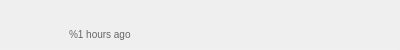
<?xml version="1.0" encoding="UTF-8"?>
<ui version="4.0">
 <class>RecentFile</class>
 <widget class="QWidget" name="RecentFile">
  <property name="geometry">
   <rect>
    <x>0</x>
    <y>0</y>
    <width>400</width>
    <height>50</height>
   </rect>
  </property>
  <property name="minimumSize">
   <size>
    <width>400</width>
    <height>50</height>
   </size>
  </property>
  <property name="maximumSize">
   <size>
    <width>400</width>
    <height>50</height>
   </size>
  </property>
  <property name="windowTitle">
   <string/>
  </property>
  <property name="styleSheet">
   <string notr="true">#RecentFile
{
border: 0px;
}

#wText
{
border-bottom: 2px solid rgb(241, 240, 240);
}

#s1, #v
{
	border-bottom: 2px solid rgb(241, 240, 240);
}

#s2
{
	border-bottom: 2px solid rgb(241, 240, 240);
}

#pArrow
{
border: 0px;
}

#lFileType
{
padding-left: 10px;
border: 0px;
border-bottom: 2px solid rgb(241, 240, 240);
}

#lTime
{
color: rgb(102, 102, 102);
font-size: 10px;
}

#lFileName
{
color: rgb(51, 51, 51);
font-size: 11px;
}</string>
  </property>
  <layout class="QHBoxLayout" name="horizontalLayout">
   <property name="spacing">
    <number>0</number>
   </property>
   <property name="leftMargin">
    <number>0</number>
   </property>
   <property name="topMargin">
    <number>0</number>
   </property>
   <property name="rightMargin">
    <number>0</number>
   </property>
   <property name="bottomMargin">
    <number>0</number>
   </property>
   <item>
    <widget class="QLabel" name="lFileType">
     <property name="minimumSize">
      <size>
       <width>60</width>
       <height>50</height>
      </size>
     </property>
     <property name="maximumSize">
      <size>
       <width>60</width>
       <height>50</height>
      </size>
     </property>
     <property name="contextMenuPolicy">
      <enum>Qt::CustomContextMenu</enum>
     </property>
     <property name="text">
      <string/>
     </property>
    </widget>
   </item>
   <item>
    <widget class="QWidget" name="wText" native="true">
     <property name="minimumSize">
      <size>
       <width>288</width>
       <height>50</height>
      </size>
     </property>
     <property name="maximumSize">
      <size>
       <width>288</width>
       <height>50</height>
      </size>
     </property>
     <property name="contextMenuPolicy">
      <enum>Qt::CustomContextMenu</enum>
     </property>
     <property name="styleSheet">
      <string notr="true"/>
     </property>
     <layout class="QVBoxLayout" name="verticalLayout">
      <property name="spacing">
       <number>0</number>
      </property>
      <property name="topMargin">
       <number>6</number>
      </property>
      <property name="bottomMargin">
       <number>6</number>
      </property>
      <item>
       <widget class="QLabel" name="lFileName">
        <property name="sizePolicy">
         <sizepolicy hsizetype="Preferred" vsizetype="Preferred">
          <horstretch>0</horstretch>
          <verstretch>0</verstretch>
         </sizepolicy>
        </property>
        <property name="minimumSize">
         <size>
          <width>270</width>
          <height>0</height>
         </size>
        </property>
        <property name="maximumSize">
         <size>
          <width>270</width>
          <height>16777215</height>
         </size>
        </property>
        <property name="text">
         <string/>
        </property>
       </widget>
      </item>
      <item>
       <widget class="QLabel" name="lTime">
        <property name="text">
         <string>%1 hours ago</string>
        </property>
       </widget>
      </item>
     </layout>
    </widget>
   </item>
   <item>
    <widget class="QWidget" name="s1" native="true">
     <property name="maximumSize">
      <size>
       <width>6</width>
       <height>50</height>
      </size>
     </property>
    </widget>
   </item>
   <item>
    <widget class="QWidget" name="v" native="true">
     <property name="maximumSize">
      <size>
       <width>30</width>
       <height>50</height>
      </size>
     </property>
     <layout class="QVBoxLayout" name="verticalLayout_2">
      <property name="spacing">
       <number>0</number>
      </property>
      <property name="leftMargin">
       <number>0</number>
      </property>
      <property name="topMargin">
       <number>0</number>
      </property>
      <property name="rightMargin">
       <number>0</number>
      </property>
      <property name="bottomMargin">
       <number>0</number>
      </property>
      <item>
       <widget class="QPushButton" name="pArrow">
        <property name="minimumSize">
         <size>
          <width>30</width>
          <height>0</height>
         </size>
        </property>
        <property name="maximumSize">
         <size>
          <width>30</width>
          <height>30</height>
         </size>
        </property>
        <property name="toolTip">
         <string>Get MEGA link</string>
        </property>
        <property name="text">
         <string/>
        </property>
        <property name="icon">
         <iconset resource="Resources.qrc">
          <normaloff>:/images/tray_share_ico.png</normaloff>:/images/tray_share_ico.png</iconset>
        </property>
        <property name="iconSize">
         <size>
          <width>24</width>
          <height>24</height>
         </size>
        </property>
        <property name="flat">
         <bool>true</bool>
        </property>
       </widget>
      </item>
     </layout>
    </widget>
   </item>
   <item>
    <widget class="QWidget" name="s2" native="true">
     <property name="maximumSize">
      <size>
       <width>14</width>
       <height>50</height>
      </size>
     </property>
    </widget>
   </item>
  </layout>
 </widget>
 <resources>
  <include location="Resources.qrc"/>
 </resources>
 <connections/>
</ui>
